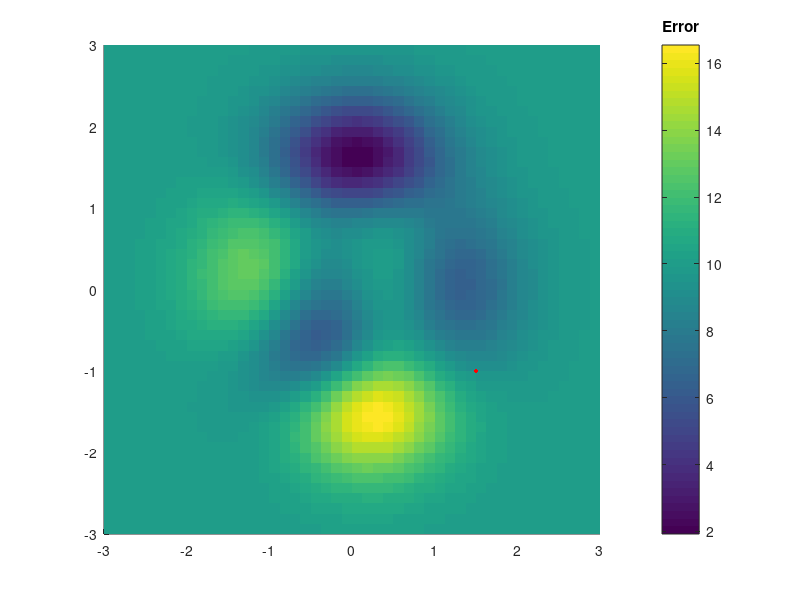

MATLAB code for this plot: (Note: this script raises an error after producing the figure.)
clear all
clc
hold on
min_x = -3;
max_x = 3;
min_y = -3;
max_y = 3;

Z = 10-peaks();
[X Y] = meshgrid(min_x:(max_x-min_x)/(length(Z)-1):max_x,min_y:(max_y-min_y)/(length(Z)-1):max_y);
clr = pcolor(X,Y,Z);
cb = colorbar;
set(clr,'EdgeColor','none')
title(cb,'Error')

mo = [1.5 -1];
model_awal = plot(mo(1),mo(2),'.r','MarkerSize',10);

T = 5;
dec = 0.05;
T_lim = 0.05;
max_perturb = 20;

P=1;
while(T>T_lim)
    for i = 1:max_perturb;
    m(1) = min_x + rand*(max_x-min_x);
    m(2) = min_y + rand*(max_y-min_y);
    
    E1 = peak(m(1),m(2));
    E2 = peak(mo(1),mo(2));
    delta_E = E1-E2;
    
    if delta_E < 0
        mo = m;
        titik = plot(mo(1),mo(2),'.k','MarkerSize',5);
    else
        P = exp(-delta_E/T);
        R = rand;
        if R <= P
            mo = m;
            titik = plot(mo(1),mo(2),'.k','MarkerSize',5);
        end
    end
    %pause(0.1)
    end
    T = T*(1-dec);
    if T <= 1
    min_x = mo(1)/2;
    max_x = mo(1)*2;
    min_y = mo(2)/2;
    max_y = mo(2)*2;
    end
end
solusi = plot(mo(1),mo(2),'or','MarkerSize',5);
mo
E2
legend([model_awal titik solusi],'Model awal','Perturbasi','Solusi')
xlim([-3 3])
ylim([-3 3])

% function z = peak(x,y)
%     z = 10-peaks(x,y);
% end